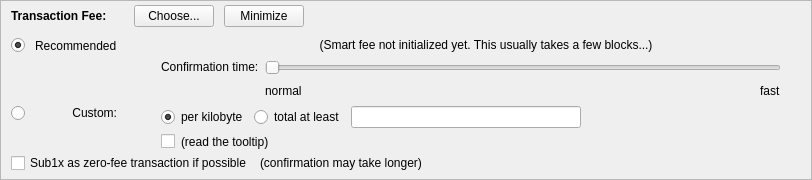
    <widget class="QFrame" name="frameFee">
     <property name="sizePolicy">
      <sizepolicy hsizetype="Expanding" vsizetype="Expanding">
       <horstretch>0</horstretch>
       <verstretch>0</verstretch>
      </sizepolicy>
     </property>
     <property name="maximumSize">
      <size>
       <width>16777215</width>
       <height>16777215</height>
      </size>
     </property>
     <property name="frameShape">
      <enum>QFrame::StyledPanel</enum>
     </property>
     <property name="frameShadow">
      <enum>QFrame::Sunken</enum>
     </property>
     <layout class="QVBoxLayout" name="verticalLayoutFee1">
      <property name="spacing">
       <number>0</number>
      </property>
      <property name="leftMargin">
       <number>0</number>
      </property>
      <property name="topMargin">
       <number>0</number>
      </property>
      <property name="rightMargin">
       <number>0</number>
      </property>
      <property name="bottomMargin">
       <number>0</number>
      </property>
      <item>
       <layout class="QVBoxLayout" name="verticalLayoutFee2" stretch="0,0,0">
        <property name="spacing">
         <number>0</number>
        </property>
        <property name="leftMargin">
         <number>10</number>
        </property>
        <property name="topMargin">
         <number>0</number>
        </property>
        <item>
         <layout class="QHBoxLayout" name="horizontalLayoutFee1">
          <property name="bottomMargin">
           <number>0</number>
          </property>
          <item>
           <layout class="QVBoxLayout" name="verticalLayoutFee7">
            <property name="spacing">
             <number>0</number>
            </property>
            <item>
             <spacer name="verticalSpacerSmartFee">
              <property name="orientation">
               <enum>Qt::Vertical</enum>
              </property>
              <property name="sizeType">
               <enum>QSizePolicy::Fixed</enum>
              </property>
              <property name="sizeHint" stdset="0">
               <size>
                <width>1</width>
                <height>4</height>
               </size>
              </property>
             </spacer>
            </item>
            <item>
             <layout class="QHBoxLayout" name="horizontalLayoutSmartFee">
              <property name="spacing">
               <number>10</number>
              </property>
              <item>
               <widget class="QLabel" name="labelFeeHeadline">
                <property name="sizePolicy">
                 <sizepolicy hsizetype="Preferred" vsizetype="Maximum">
                  <horstretch>0</horstretch>
                  <verstretch>0</verstretch>
                 </sizepolicy>
                </property>
                <property name="font">
                 <font>
                  <weight>75</weight>
                  <bold>true</bold>
                 </font>
                </property>
                <property name="styleSheet">
                 <string notr="true">font-weight:bold;</string>
                </property>
                <property name="text">
                 <string>Transaction Fee:</string>
                </property>
               </widget>
              </item>
              <item>
               <widget class="QLabel" name="labelFeeMinimized">
                <property name="text">
                 <string/>
                </property>
               </widget>
              </item>
              <item>
               <widget class="QPushButton" name="buttonChooseFee">
                <property name="text">
                 <string>Choose...</string>
                </property>
               </widget>
              </item>
              <item>
               <widget class="QPushButton" name="buttonMinimizeFee">
                <property name="toolTip">
                 <string>collapse fee-settings</string>
                </property>
                <property name="text">
                 <string>Minimize</string>
                </property>
               </widget>
              </item>
             </layout>
            </item>
            <item>
             <spacer name="verticalSpacer_5">
              <property name="orientation">
               <enum>Qt::Vertical</enum>
              </property>
              <property name="sizeHint" stdset="0">
               <size>
                <width>1</width>
                <height>1</height>
               </size>
              </property>
             </spacer>
            </item>
           </layout>
          </item>
          <item>
           <spacer name="horizontalSpacer_4">
            <property name="orientation">
             <enum>Qt::Horizontal</enum>
            </property>
            <property name="sizeHint" stdset="0">
             <size>
              <width>40</width>
              <height>20</height>
             </size>
            </property>
           </spacer>
          </item>
         </layout>
        </item>
        <item>
         <widget class="QFrame" name="frameFeeSelection">
          <layout class="QVBoxLayout" name="verticalLayoutFee12">
           <property name="spacing">
            <number>0</number>
           </property>
           <property name="leftMargin">
            <number>0</number>
           </property>
           <property name="topMargin">
            <number>0</number>
           </property>
           <property name="rightMargin">
            <number>0</number>
           </property>
           <property name="bottomMargin">
            <number>0</number>
           </property>
           <item>
            <layout class="QGridLayout" name="gridLayoutFee">
             <property name="topMargin">
              <number>10</number>
             </property>
             <property name="bottomMargin">
              <number>4</number>
             </property>
             <property name="horizontalSpacing">
              <number>10</number>
             </property>
             <property name="verticalSpacing">
              <number>4</number>
             </property>
             <item row="2" column="4">
              <layout class="QVBoxLayout" name="verticalLayoutFee8">
               <property name="spacing">
                <number>6</number>
               </property>
               <item>
                <layout class="QHBoxLayout" name="horizontalLayoutFee13">
                 <item>
                  <widget class="QRadioButton" name="radioCustomPerKilobyte">
                   <property name="toolTip">
                    <string>If the custom fee is set to 1000 uSUB1Xs and the transaction is only 250 bytes, then &quot;per kilobyte&quot; only pays 250 uSUB1Xs in fee,&lt;br /&gt;while &quot;at least&quot; pays 1000 uSUB1Xs. For transactions bigger than a kilobyte both pay by kilobyte.</string>
                   </property>
                   <property name="text">
                    <string>per kilobyte</string>
                   </property>
                   <property name="checked">
                    <bool>true</bool>
                   </property>
                   <attribute name="buttonGroup">
                    <string notr="true">groupCustomFee</string>
                   </attribute>
                  </widget>
                 </item>
                 <item>
                  <widget class="QRadioButton" name="radioCustomAtLeast">
                   <property name="toolTip">
                    <string>If the custom fee is set to 1000 uSUB1Xs and the transaction is only 250 bytes, then &quot;per kilobyte&quot; only pays 250 uSUB1Xs in fee,&lt;br /&gt;while &quot;total at least&quot; pays 1000 uSUB1Xs. For transactions bigger than a kilobyte both pay by kilobyte.</string>
                   </property>
                   <property name="text">
                    <string>total at least</string>
                   </property>
                   <attribute name="buttonGroup">
                    <string notr="true">groupCustomFee</string>
                   </attribute>
                  </widget>
                 </item>
                 <item>
                  <widget class="BitcoinAmountField" name="customFee"/>
                 </item>
                 <item>
                  <spacer name="horizontalSpacer_6">
                   <property name="orientation">
                    <enum>Qt::Horizontal</enum>
                   </property>
                   <property name="sizeHint" stdset="0">
                    <size>
                     <width>1</width>
                     <height>1</height>
                    </size>
                   </property>
                  </spacer>
                 </item>
                </layout>
               </item>
               <item>
                <layout class="QHBoxLayout" name="horizontalLayoutFee8">
                 <item>
                  <widget class="QCheckBox" name="checkBoxMinimumFee">
                   <property name="toolTip">
                    <string>Paying only the minimum fee is just fine as long as there is less transaction volume than space in the blocks.&lt;br /&gt;But be aware that this can end up in a never confirming transaction once there is more demand for SUB1X transactions than the network can process.</string>
                   </property>
                   <property name="text">
                    <string/>
                   </property>
                  </widget>
                 </item>
                 <item>
                  <widget class="QLabel" name="labelMinFeeWarning">
                   <property name="enabled">
                    <bool>true</bool>
                   </property>
                   <property name="toolTip">
                    <string>Paying only the minimum fee is just fine as long as there is less transaction volume than space in the blocks.&lt;br /&gt;But be aware that this can end up in a never confirming transaction once there is more demand for SUB1X transactions than the network can process.</string>
                   </property>
                   <property name="text">
                    <string>(read the tooltip)</string>
                   </property>
                   <property name="margin">
                    <number>5</number>
                   </property>
                  </widget>
                 </item>
                 <item>
                  <spacer name="horizontalSpacer_2">
                   <property name="orientation">
                    <enum>Qt::Horizontal</enum>
                   </property>
                   <property name="sizeHint" stdset="0">
                    <size>
                     <width>1</width>
                     <height>1</height>
                    </size>
                   </property>
                  </spacer>
                 </item>
                </layout>
               </item>
              </layout>
             </item>
             <item row="1" column="0">
              <layout class="QVBoxLayout" name="verticalLayoutFee4" stretch="1">
               <item>
                <spacer name="verticalSpacer_2">
                 <property name="orientation">
                  <enum>Qt::Vertical</enum>
                 </property>
                 <property name="sizeHint" stdset="0">
                  <size>
                   <width>1</width>
                   <height>1</height>
                  </size>
                 </property>
                </spacer>
               </item>
              </layout>
             </item>
             <item row="2" column="0">
              <layout class="QVBoxLayout" name="verticalLayoutFee9" stretch="0,1">
               <item>
                <widget class="QRadioButton" name="radioCustomFee">
                 <property name="text">
                  <string/>
                 </property>
                 <attribute name="buttonGroup">
                  <string notr="true">groupFee</string>
                 </attribute>
                </widget>
               </item>
               <item>
                <spacer name="verticalSpacer_6">
                 <property name="orientation">
                  <enum>Qt::Vertical</enum>
                 </property>
                 <property name="sizeHint" stdset="0">
                  <size>
                   <width>1</width>
                   <height>1</height>
                  </size>
                 </property>
                </spacer>
               </item>
              </layout>
             </item>
             <item row="1" column="4">
              <layout class="QVBoxLayout" name="verticalLayoutFee3" stretch="0,0,1">
               <property name="spacing">
                <number>6</number>
               </property>
               <property name="topMargin">
                <number>2</number>
               </property>
               <item>
                <layout class="QHBoxLayout" name="horizontalLayoutFee12">
                 <item>
                  <spacer name="horizontalSpacer_5">
                   <property name="orientation">
                    <enum>Qt::Horizontal</enum>
                   </property>
                   <property name="sizeHint" stdset="0">
                    <size>
                     <width>1</width>
                     <height>1</height>
                    </size>
                   </property>
                  </spacer>
                 </item>
                </layout>
               </item>
               <item>
                <layout class="QHBoxLayout" name="horizontalLayoutFee9">
                 <item>
                  <layout class="QVBoxLayout" name="verticalLayoutFee6">
                   <item>
                    <widget class="QLabel" name="labelSmartFee3">
                     <property name="text">
                      <string>Confirmation time:</string>
                     </property>
                     <property name="margin">
                      <number>2</number>
                     </property>
                    </widget>
                   </item>
                   <item>
                    <spacer name="verticalSpacer_3">
                     <property name="orientation">
                      <enum>Qt::Vertical</enum>
                     </property>
                     <property name="sizeHint" stdset="0">
                      <size>
                       <width>1</width>
                       <height>1</height>
                      </size>
                     </property>
                    </spacer>
                   </item>
                  </layout>
                 </item>
                 <item>
                  <layout class="QVBoxLayout" name="verticalLayoutFee5">
                   <property name="rightMargin">
                    <number>30</number>
                   </property>
                   <item>
                    <widget class="QSlider" name="sliderSmartFee">
                     <property name="minimum">
                      <number>0</number>
                     </property>
                     <property name="maximum">
                      <number>24</number>
                     </property>
                     <property name="pageStep">
                      <number>1</number>
                     </property>
                     <property name="value">
                      <number>0</number>
                     </property>
                     <property name="orientation">
                      <enum>Qt::Horizontal</enum>
                     </property>
                     <property name="invertedAppearance">
                      <bool>false</bool>
                     </property>
                     <property name="invertedControls">
                      <bool>false</bool>
                     </property>
                     <property name="tickPosition">
                      <enum>QSlider::NoTicks</enum>
                     </property>
                    </widget>
                   </item>
                   <item>
                    <layout class="QHBoxLayout" name="horizontalLayoutFee10">
                     <item>
                      <widget class="QLabel" name="labelSmartFeeNormal">
                       <property name="text">
                        <string>normal</string>
                       </property>
                      </widget>
                     </item>
                     <item>
                      <spacer name="horizontalSpacer_3">
                       <property name="orientation">
                        <enum>Qt::Horizontal</enum>
                       </property>
                       <property name="sizeHint" stdset="0">
                        <size>
                         <width>40</width>
                         <height>20</height>
                        </size>
                       </property>
                      </spacer>
                     </item>
                     <item>
                      <widget class="QLabel" name="labelSmartFeeFast">
                       <property name="text">
                        <string>fast</string>
                       </property>
                      </widget>
                     </item>
                    </layout>
                   </item>
                  </layout>
                 </item>
                </layout>
               </item>
               <item>
                <spacer name="verticalSpacer_4">
                 <property name="orientation">
                  <enum>Qt::Vertical</enum>
                 </property>
                 <property name="sizeHint" stdset="0">
                  <size>
                   <width>1</width>
                   <height>1</height>
                  </size>
                 </property>
                </spacer>
               </item>
              </layout>
             </item>
             <item row="0" column="1">
              <widget class="QLabel" name="labelSmartFee_2">
               <property name="text">
                <string>Recommended</string>
               </property>
              </widget>
             </item>
             <item row="0" column="0">
              <widget class="QRadioButton" name="radioSmartFee">
               <property name="text">
                <string/>
               </property>
               <property name="checked">
                <bool>true</bool>
               </property>
               <attribute name="buttonGroup">
                <string notr="true">groupFee</string>
               </attribute>
              </widget>
             </item>
             <item row="2" column="1">
              <widget class="QLabel" name="labelCustomFee">
               <property name="text">
                <string>Custom:</string>
               </property>
               <property name="alignment">
                <set>Qt::AlignRight|Qt::AlignTop|Qt::AlignTrailing</set>
               </property>
              </widget>
             </item>
             <item row="0" column="2">
              <widget class="QLabel" name="labelSmartFee">
               <property name="text">
                <string/>
               </property>
               <property name="margin">
                <number>2</number>
               </property>
              </widget>
             </item>
             <item row="0" column="3">
              <widget class="QLabel" name="labelFeeEstimation">
               <property name="text">
                <string/>
               </property>
              </widget>
             </item>
             <item row="0" column="4">
              <widget class="QLabel" name="labelSmartFee2">
               <property name="text">
                <string>(Smart fee not initialized yet. This usually takes a few blocks...)</string>
               </property>
               <property name="alignment">
                <set>Qt::AlignHCenter</set>
               </property>
               <property name="wordWrap">
                <bool>true</bool>
               </property>
               <property name="margin">
                <number>2</number>
               </property>
              </widget>
             </item>
            </layout>
           </item>
           <item>
            <layout class="QHBoxLayout" name="horizontalLayoutFee5" stretch="0,0,0">
             <property name="spacing">
              <number>8</number>
             </property>
             <property name="bottomMargin">
              <number>4</number>
             </property>
             <item>
              <widget class="QCheckBox" name="checkBoxFreeTx">
               <property name="text">
                <string>Sub1x as zero-fee transaction if possible</string>
               </property>
              </widget>
             </item>
             <item>
              <widget class="QLabel" name="labelFreeTx">
               <property name="text">
                <string>(confirmation may take longer)</string>
               </property>
               <property name="margin">
                <number>5</number>
               </property>
              </widget>
             </item>
             <item>
              <spacer name="horizontalSpacerFee5">
               <property name="orientation">
                <enum>Qt::Horizontal</enum>
               </property>
               <property name="sizeHint" stdset="0">
                <size>
                 <width>1</width>
                 <height>1</height>
                </size>
               </property>
              </spacer>
             </item>
            </layout>
           </item>
           <item>
            <spacer name="verticalSpacerFee2">
             <property name="orientation">
              <enum>Qt::Vertical</enum>
             </property>
             <property name="sizeHint" stdset="0">
              <size>
               <width>1</width>
               <height>1</height>
              </size>
             </property>
            </spacer>
           </item>
          </layout>
         </widget>
        </item>
        <item>
         <spacer name="verticalSpacerFee">
          <property name="orientation">
           <enum>Qt::Vertical</enum>
          </property>
          <property name="sizeHint" stdset="0">
           <size>
            <width>800</width>
            <height>1</height>
           </size>
          </property>
         </spacer>
        </item>
       </layout>
      </item>
     </layout>
    </widget>
